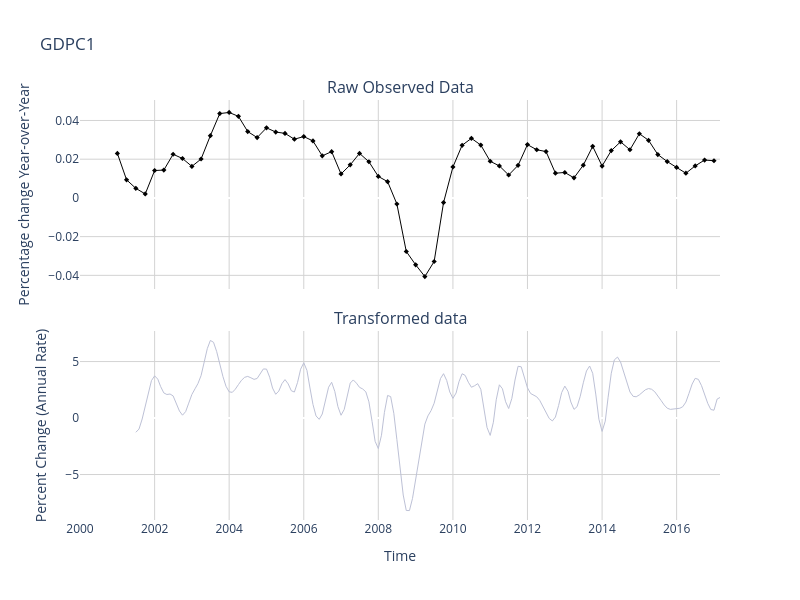

Notebook source saved alongside this figure:
### Code cell
X_df = pd.DataFrame(data=x_est, columns=header, index=time_est)
Z_df = pd.DataFrame(data=Z, columns=header, index=Time)

fig = psub.make_subplots(rows=2, cols=1, shared_xaxes=True, vertical_spacing=0.1,
                            subplot_titles=("Raw Observed Data", "Transformed data"))

## Plot raw and transformed data.
# Industrial Production (INDPRO) <fred.stlouisfed.org/series/INDPRO>
series_name = "GDPC1"
idxSeries = SeriesID.index(series_name)
# Plot raw observed data
trace1 = go.Scatter(
    x=Z_df.sort_index()[series_name].dropna().pct_change(4).index,
    y=Z_df.sort_index()[series_name].dropna().pct_change(4),
    mode="lines+markers" if Z_df[series_name].isna().sum() else "lines",
    name='Raw Observed Data',
    line=dict(color="#000000", width=1),  # #7BCC62 / #68b562 / #7BB562
    marker={"size": 4, "symbol": "diamond"},
)
fig.add_trace(trace1, row=1, col=1)

# Plot transformed data
trace2 = go.Scatter(
    x=X_df.index,
    y=X_df[series_name],
    mode='lines',
    name='Transformed Data',
    line=dict(color="#BDC1D6", width=1),  # #7BCC62 / #68b562 / #7BB562
)
fig.add_trace(trace2, row=2, col=1)
fig.update_layout(
    height=600,
    width=800,
    showlegend=False,
    title_text=series_name,
    plot_bgcolor="white",
)
fig.update_xaxes(range=[Time[0], Time[-1]], row=1, col=1, gridcolor="lightgrey")
fig.update_yaxes(
    # title_text=Units[idxSeries],
    title_text="Percentage change Year-over-Year",
    row=1,
    col=1,
    gridcolor="lightgrey"
    )

fig.update_xaxes(range=[Time[0], Time[-1]], title_text='Time', row=2, col=1, gridcolor="lightgrey")
fig.update_yaxes(title_text=UnitsTransformed[idxSeries], row=2, col=1, gridcolor="lightgrey")
fig.show()

### Figure 1 — Plotly figure (JSON) as saved in the notebook; plotly's stock layout.template omitted (floating-point values rounded to 4 significant figures; data arrays with more than 128 entries replaced by an {"elided": "..."} marker saying what was removed)
{"data": [{"line": {"color": "#000000", "width": 1}, "marker": {"size": 4, "symbol": "diamond"}, "mode": "lines+markers", "name": "Raw Observed Data", "type": "scatter", "x": ["2000-01-01T00:00:00", "2000-04-01T00:00:00", "2000-07-01T00:00:00", "2000-10-01T00:00:00", "2001-01-01T00:00:00", "2001-04-01T00:00:00", "2001-07-01T00:00:00", "2001-10-01T00:00:00", "2002-01-01T00:00:00", "2002-04-01T00:00:00", "2002-07-01T00:00:00", "2002-10-01T00:00:00", "2003-01-01T00:00:00", "2003-04-01T00:00:00", "2003-07-01T00:00:00", "2003-10-01T00:00:00", "2004-01-01T00:00:00", "2004-04-01T00:00:00", "2004-07-01T00:00:00", "2004-10-01T00:00:00", "2005-01-01T00:00:00", "2005-04-01T00:00:00", "2005-07-01T00:00:00", "2005-10-01T00:00:00", "2006-01-01T00:00:00", "2006-04-01T00:00:00", "2006-07-01T00:00:00", "2006-10-01T00:00:00", "2007-01-01T00:00:00", "2007-04-01T00:00:00", "2007-07-01T00:00:00", "2007-10-01T00:00:00", "2008-01-01T00:00:00", "2008-04-01T00:00:00", "2008-07-01T00:00:00", "2008-10-01T00:00:00", "2009-01-01T00:00:00", "2009-04-01T00:00:00", "2009-07-01T00:00:00", "2009-10-01T00:00:00", "2010-01-01T00:00:00", "2010-04-01T00:00:00", "2010-07-01T00:00:00", "2010-10-01T00:00:00", "2011-01-01T00:00:00", "2011-04-01T00:00:00", "2011-07-01T00:00:00", "2011-10-01T00:00:00", "2012-01-01T00:00:00", "2012-04-01T00:00:00", "2012-07-01T00:00:00", "2012-10-01T00:00:00", "2013-01-01T00:00:00", "2013-04-01T00:00:00", "2013-07-01T00:00:00", "2013-10-01T00:00:00", "2014-01-01T00:00:00", "2014-04-01T00:00:00", "2014-07-01T00:00:00", "2014-10-01T00:00:00", "2015-01-01T00:00:00", "2015-04-01T00:00:00", "2015-07-01T00:00:00", "2015-10-01T00:00:00", "2016-01-01T00:00:00", "2016-04-01T00:00:00", "2016-07-01T00:00:00", "2016-10-01T00:00:00", "2017-01-01T00:00:00"], "xaxis": "x", "y": [null, null, null, null, 0.023, 0.009355, 0.004949, 0.002051, 0.01416, 0.01437, 0.02255, 0.02036, 0.01629, 0.0201, 0.03216, 0.04356, 0.04415, 0.04213, 0.03428, 0.03117, 0.0362, 0.03404, 0.03333, 0.03032, 0.0317, 0.02942, 0.02175, 0.0239, 0.01237, 0.01707, 0.023, 0.01868, 0.0111, 0.008404, -0.00314, -0.02767, -0.03455, -0.04062, -0.03284, -0.002408, 0.01599, 0.02719, 0.03076, 0.02731, 0.01893, 0.01653, 0.01183, 0.01682, 0.02753, 0.02487, 0.02395, 0.01277, 0.01314, 0.01036, 0.01694, 0.02662, 0.01647, 0.02443, 0.02897, 0.02487, 0.03315, 0.02977, 0.02239, 0.01878, 0.01574, 0.01276, 0.01654, 0.01956, 0.01921], "yaxis": "y"}, {"line": {"color": "#BDC1D6", "width": 1}, "mode": "lines", "name": "Transformed Data", "type": "scatter", "x": {"elided": "189 str values"}, "xaxis": "x2", "y": {"elided": "189 float values"}, "yaxis": "y2"}], "layout": {"annotations": [{"font": {"size": 16}, "showarrow": false, "text": "Raw Observed Data", "x": 0.5, "xanchor": "center", "xref": "paper", "y": 1, "yanchor": "bottom", "yref": "paper"}, {"font": {"size": 16}, "showarrow": false, "text": "Transformed data", "x": 0.5, "xanchor": "center", "xref": "paper", "y": 0.45, "yanchor": "bottom", "yref": "paper"}], "height": 600, "plot_bgcolor": "white", "showlegend": false, "title": {"text": "GDPC1"}, "width": 800, "xaxis": {"anchor": "y", "domain": [0, 1], "gridcolor": "lightgrey", "matches": "x2", "range": ["2000-01-01T00:00:00", "2017-03-01T00:00:00"], "showticklabels": false}, "xaxis2": {"anchor": "y2", "domain": [0, 1], "gridcolor": "lightgrey", "range": ["2000-01-01T00:00:00", "2017-03-01T00:00:00"], "title": {"text": "Time"}}, "yaxis": {"anchor": "x", "domain": [0.55, 1], "gridcolor": "lightgrey", "title": {"text": "Percentage change Year-over-Year"}}, "yaxis2": {"anchor": "x2", "domain": [0, 0.45], "gridcolor": "lightgrey", "title": {"text": "Percent Change (Annual Rate)"}}}}
